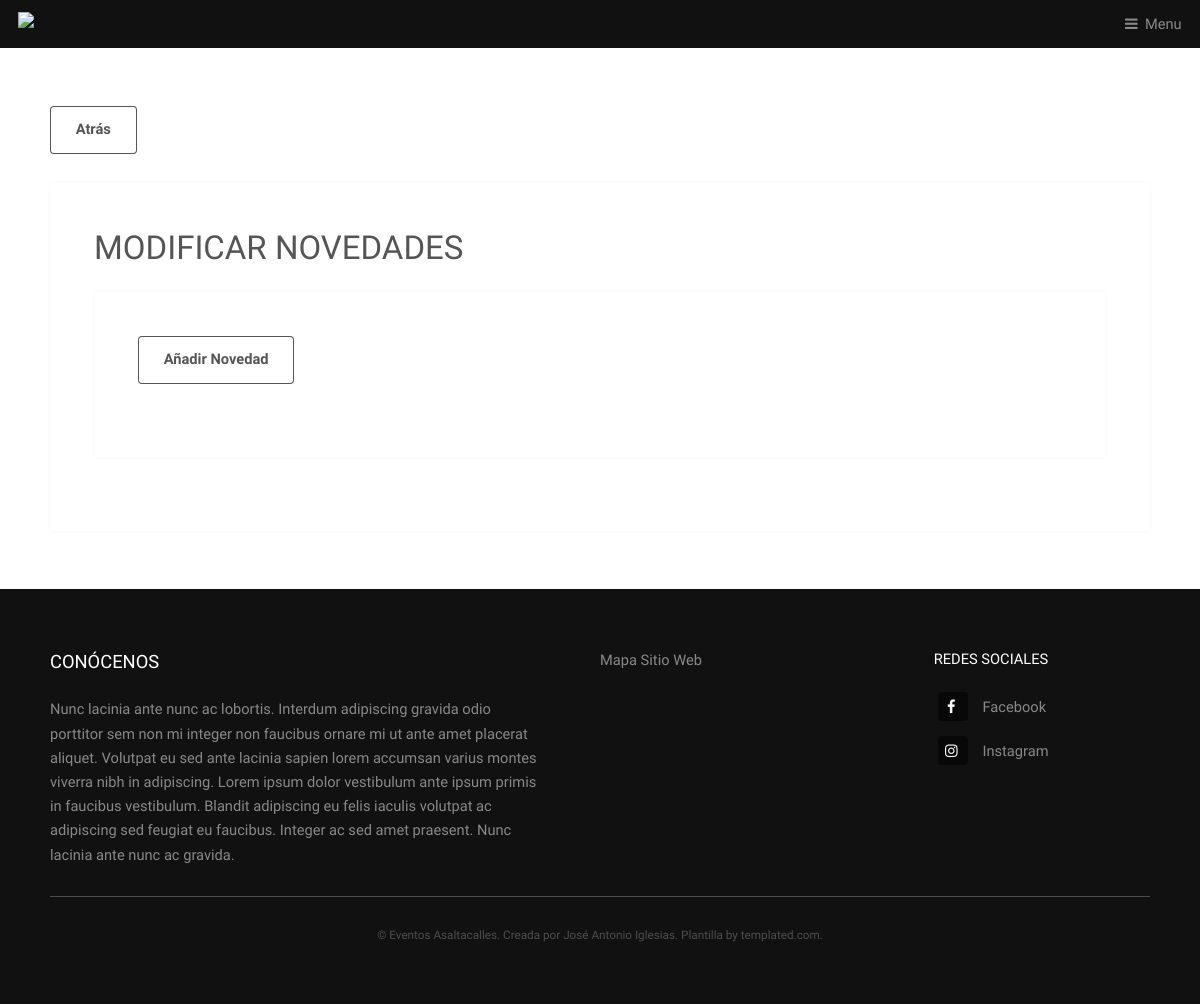
Page /modificar_novedades.php (signed in) on the earlier database version.
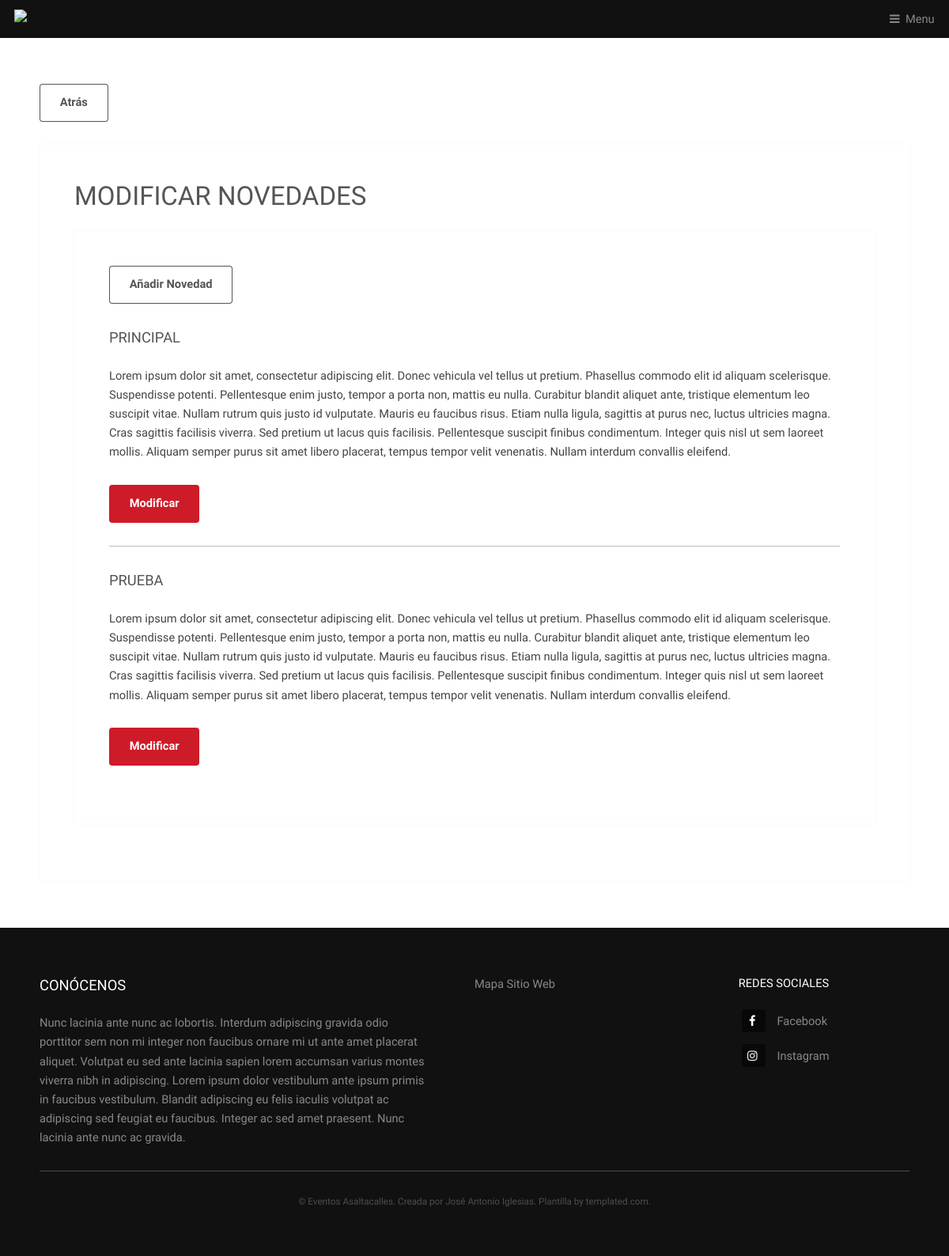
Same page on the later database version.
### tables this page shows
CREATE TABLE `novedades1` (
  `id` int(11) NOT NULL,
  `titulo` varchar(200) NOT NULL,
  `new` text NOT NULL
);

CREATE TABLE `novedades2` (
  `id` int(11) NOT NULL,
  `titulo` varchar(200) NOT NULL,
  `new` text NOT NULL
);

### templates/inicio_sesion.php (called while the page is built, shortened)
<?php
if ((isset($_SESSION["logado"])) && (isset($_SESSION["usuario"]))) {
	$logado = true;
}
?>

### modificar_novedades.php (the view, shortened to what this page needs)
<?php
include 'templates/inicio.php';
include 'templates/inicio_sesion.php';
$conexion = mysqli_connect('localhost','root','','asaltacalles');
$sql = 'SELECT * FROM `novedades1`';
$novedades1 = $conexion->query($sql);
if($logado)
{
?>
			<section id="main" class="wrapper">
				<div class="inner">
				<form method="post" action="zona-privada">
						<input type="submit" name="atras" value="Atrás">
					</form>
					<div class="content">
						<header>
							<h2>Modificar Novedades</h2>
						</header>
						<div class="content">
						<form method="post" action="anadir_novedad">
							<input type="submit" name="anadir" value="Añadir Novedad">
						</form>
						<?php
						while($fila = $novedades1->fetch_row())
						{
							?>
									<header>
										<h3><?=$fila[1]?></h3>
									</header>
									<p><?=$fila[2]?></p>
									<form method="post" action="modificar_new">
										<input type="submit" value="Modificar" name="modificar" class="primary">
									</form>
									<hr/>
						<?php
						}
							$sql = 'SELECT * FROM `novedades2`';
							$novedades2 = $conexion->query($sql);
						while($fila = $novedades2->fetch_row())
						{
							?>
									<header>
										<h3><?=$fila[1]?></h3>
									</header>
									<p><?=$fila[2]?></p>
									<form method="post" action="modificar_new">
										<input type="submit" value="Modificar" name="modificar" class="primary">
									</form>
									<?php
						}
						?>
						</div>
					</div>
				</div>
			</section>
		<?php include 'templates/pie.php';
}
?>
	</body>
</html>

### templates/inicio.php (shortened to what this page needs)
<!DOCTYPE HTML>
<html>
	<head>
		<link rel="stylesheet" href="assets/css/main.css" />
		<link rel="stylesheet" type="text/css" href="//cdnjs.cloudflare.com/ajax/libs/cookieconsent2/3.1.0/cookieconsent.min.css" />
	</head>
	<body class="is-preload">
			<header id="header">
				<a class="logo" href="./"><img src="images/logo_c.png"></a>
				<nav>
					<a href="#menu">Menu</a>
				</nav>
			</header>

### templates/pie.php
<footer id="footer">
	<div class="inner">
		<div class="content">
			<section>
				<h3>Conócenos</h3>
				<p>Nunc lacinia ante nunc ac lobortis. Interdum adipiscing gravida odio porttitor sem non mi integer non faucibus ornare mi ut ante amet placerat aliquet. Volutpat eu sed ante lacinia sapien lorem accumsan varius montes viverra nibh in adipiscing. Lorem ipsum dolor vestibulum ante ipsum primis in faucibus vestibulum. Blandit adipiscing eu felis iaculis volutpat ac adipiscing sed feugiat eu faucibus. Integer ac sed amet praesent. Nunc lacinia ante nunc ac gravida.</p>
			</section>
			<section>
				<ul class="alt">
					<li><a href="#">Mapa Sitio Web</a></li>
				</ul>
			</section>
			<section>
				<h4>Redes Sociales</h4>
				<ul class="plain">
					<li><a href="https://www.facebook.com/Asaltacalles/"><i class="icon fa-facebook">&nbsp;</i>Facebook</a></li>
					<li><a href="https://www.instagram.com/eventosasaltacalles/"><i class="icon fa-instagram">&nbsp;</i>Instagram</a></li>
				</ul>
			</section>
		</div>
		<div class="copyright">
			&copy; Eventos Asaltacalles. Creada por <a href="https://www.facebook.com/Desarrollo-Web-2239432316335037">José Antonio Iglesias</a>. Plantilla by <a href="http://templated.com">templated.com</a>.
		</div>
	</div>
</footer>

Differences in the rows shown:
added novedades1: titulo "PRINCIPAL", new "Lorem ipsum dolor sit amet, consectetur adipiscing elit. Donec vehicula vel tellus ut pretium. Phasellus commodo elit id aliquam scelerisque. Suspendisse potenti. Pellentesque enim justo, tempor a porta non, mattis eu nulla. Curabitur blandit aliquet ante, tristique elementum leo suscipit vitae. Nullam rutrum quis justo id vulputate. Mauris eu faucibus risus. Etiam nulla ligula, sagittis at purus nec, luctus ultricies magna. Cras sagittis facilisis viverra. Sed pretium ut lacus quis facilisis. Pellentesque suscipit finibus condimentum. Integer quis nisl ut sem laoreet mollis. Aliquam semper purus sit amet libero placerat, tempus tempor velit venenatis. Nullam interdum convallis eleifend."
added novedades2: titulo "PRUEBA", new "Lorem ipsum dolor sit amet, consectetur adipiscing elit. Donec vehicula vel tellus ut pretium. Phasellus commodo elit id aliquam scelerisque. Suspendisse potenti. Pellentesque enim justo, tempor a porta non, mattis eu nulla. Curabitur blandit aliquet ante, tristique elementum leo suscipit vitae. Nullam rutrum quis justo id vulputate. Mauris eu faucibus risus. Etiam nulla ligula, sagittis at purus nec, luctus ultricies magna. Cras sagittis facilisis viverra. Sed pretium ut lacus quis facilisis. Pellentesque suscipit finibus condimentum. Integer quis nisl ut sem laoreet mollis. Aliquam semper purus sit amet libero placerat, tempus tempor velit venenatis. Nullam interdum convallis eleifend."
